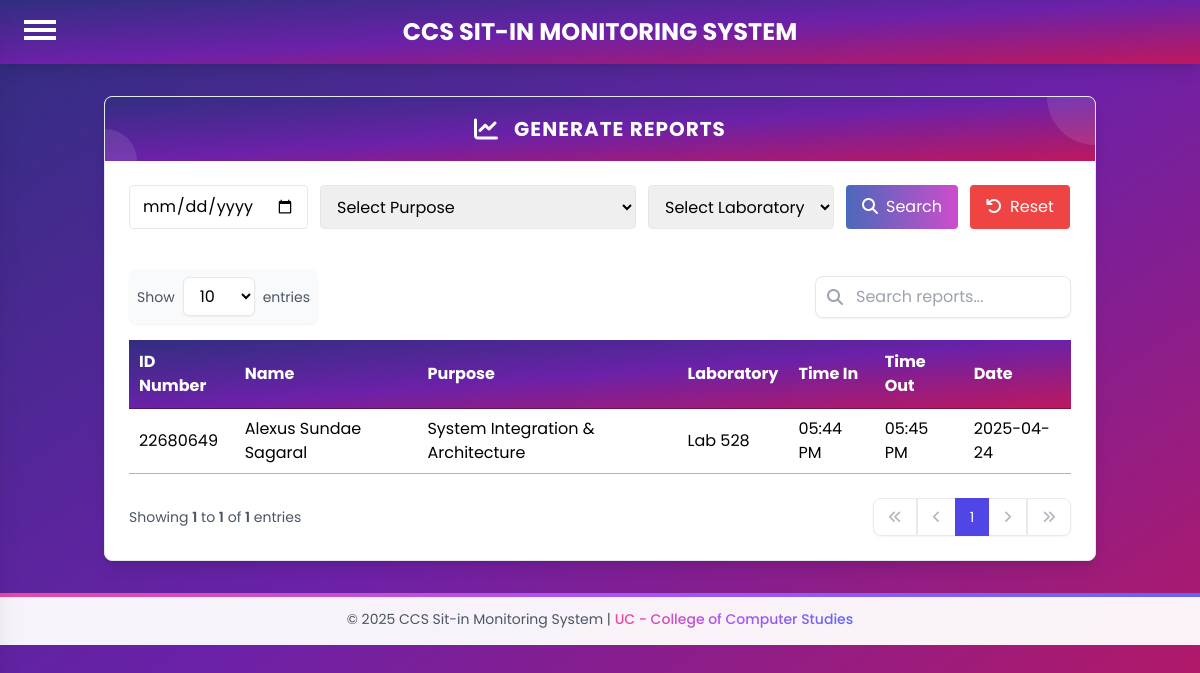
The app's page /admin/admin_reports.php (signed in), older data.
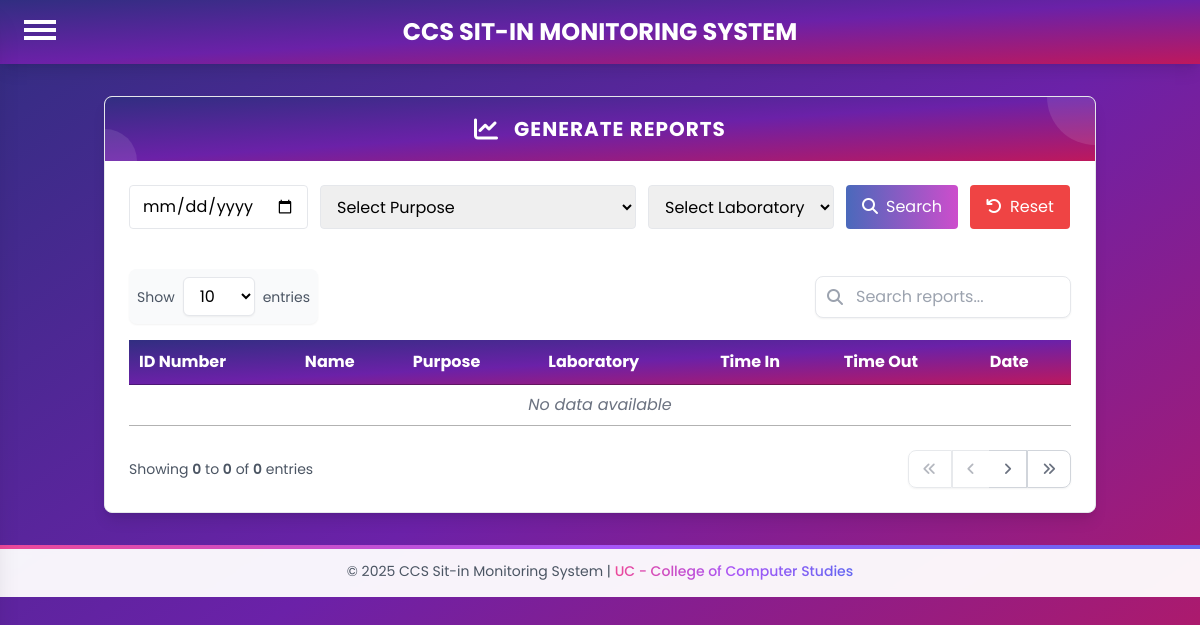
The same page, newer data.
### tables this page shows
CREATE TABLE `curr_sitin` (
  `SITIN_ID` int(11) NOT NULL,
  `IDNO` int(11) NOT NULL,
  `FULL_NAME` varchar(30) NOT NULL,
  `PURPOSE` enum('C Programming','C++ Programming','C# Programming','Java Programming','Php Programming','Python Programming','Database','Digital Logic & Design','Embedded System & IOT','System Integration & Architecture','Computer Application','Web Design & Development','Project Management') NOT NULL,
  `LABORATORY` enum('Lab 517','Lab 524','Lab 526','Lab 528','Lab 530','Lab 542','Lab 544') NOT NULL,
  `TIME_IN` time NOT NULL,
  `TIME_OUT` time DEFAULT NULL,
  `DATE` date NOT NULL,
  `STATUS` varchar(10) NOT NULL DEFAULT 'Active'
);

### admin/admin_reports.php (the view, shortened to what the changed rows need)
<?php
require '../db.php';
$entries_per_page = isset($_GET['entries']) ? (int)$_GET['entries'] : 10;
$current_page = isset($_GET['page']) ? (int)$_GET['page'] : 1;
$offset = ($current_page - 1) * $entries_per_page;
$count_query = "SELECT COUNT(*) as total FROM curr_sitin";
$count_result = mysqli_query($conn, $count_query);
$count_row = mysqli_fetch_assoc($count_result);
$total_records = $count_row['total'];
$total_pages = ceil($total_records / $entries_per_page);
?>
<!DOCTYPE html>
<html lang="en">
<head>
    <link rel="stylesheet" href="https://cdnjs.cloudflare.com/ajax/libs/font-awesome/6.4.0/css/all.min.css">
    <script src="https://cdn.tailwindcss.com"></script>
    <link rel="stylesheet" type="text/css" href="https://cdn.datatables.net/1.11.3/css/jquery.dataTables.css">
    <link rel="stylesheet" type="text/css" href="https://cdn.datatables.net/buttons/2.0.1/css/buttons.dataTables.min.css">
</head>
<body class="bg-gradient-to-br from-indigo-900 via-purple-800 to-pink-700 min-h-screen font-poppins">
    <div class="container mx-auto px-4 mt-8">
        <div class="bg-white rounded-lg shadow-lg overflow-hidden border border-gray-200">
        <div class="text-white p-4 flex items-center justify-center relative overflow-hidden" style="background: linear-gradient(to bottom right, rgb(49, 46, 129), rgb(107, 33, 168), rgb(190, 24, 93))">
                <h2 class="text-xl font-bold tracking-wider uppercase relative z-10">Generate Reports</h2>
            </div>
            <div class="p-6">
                <?php
                $filter_query = "SELECT IDNO, FULL_NAME, PURPOSE, LABORATORY, TIME_IN, TIME_OUT, DATE FROM curr_sitin WHERE 1=1";
                $params = [];
                $types = '';
                $filter_query .= " ORDER BY DATE DESC LIMIT ? OFFSET ?";
                $params[] = $entries_per_page;
                $params[] = $offset;
                $types .= 'ii';
                $stmt = $conn->prepare($filter_query);
                $stmt->bind_param($types, ...$params);
                $stmt->execute();
                $result = $stmt->get_result();
                ?>
                <div class="overflow-x-auto">
                    <table id="reportsTable" class="min-w-full">
                    <thead style="background: linear-gradient(to bottom right, rgb(49, 46, 129), rgb(107, 33, 168), rgb(190, 24, 93));" class="text-white">
                            <tr>
                                <th class="px-6 py-3 text-left">ID Number</th>
                                <th class="px-6 py-3 text-left">Name</th>
                                <th class="px-6 py-3 text-left">Purpose</th>
                                <th class="px-6 py-3 text-left">Laboratory</th>
                                <th class="px-6 py-3 text-left">Time In</th>
                                <th class="px-6 py-3 text-left">Time Out</th>
                                <th class="px-6 py-3 text-left">Date</th>
                            </tr>
                        </thead>
                        <tbody class="bg-white">
                            <?php
                            if (mysqli_num_rows($result) > 0) {
                                while ($row = mysqli_fetch_assoc($result)) {
                                    $time_in = date('h:i A', strtotime($row['TIME_IN']));
                                    $time_out = $row['TIME_OUT'] ? date('h:i A', strtotime($row['TIME_OUT'])) : 'Active';
                                    echo "<tr class='border-b hover:bg-gray-50'>";
                                    echo "<td class='px-6 py-4'>" . $row['IDNO'] . "</td>";
                                    echo "<td class='px-6 py-4'>" . $row['FULL_NAME'] . "</td>";
                                    echo "<td class='px-6 py-4'>" . $row['PURPOSE'] . "</td>";
                                    echo "<td class='px-6 py-4'>" . $row['LABORATORY'] . "</td>";
                                    echo "<td class='px-6 py-4'>" . $time_in . "</td>";
                                    echo "<td class='px-6 py-4'>" . $time_out . "</td>";
                                    echo "<td class='px-6 py-4'>" . $row['DATE'] . "</td>";
                                    echo "</tr>";
                                }
                            } else {
                                echo "<tr class='border-b hover:bg-gray-50'>";
                                echo "<td colspan='7' class='px-6 py-4 text-center text-gray-500 italic'>No data available</td>";
                                echo "</tr>";
                            }
                            ?>
                        </tbody>
                    </table>
                </div>
                <div class="flex flex-col md:flex-row md:justify-between md:items-center mt-6 gap-4">
                    <div class="text-gray-600 text-sm">
                        <?php
                        $start_entry = $total_records > 0 ? $offset + 1 : 0;
                        $end_entry = min($offset + $entries_per_page, $total_records);
                        echo "Showing <span class='font-semibold'>$start_entry</span> to <span class='font-semibold'>$end_entry</span> of <span class='font-semibold'>$total_records</span> entries";
                        ?>
                    </div>
                    <div class="inline-flex rounded-lg shadow-sm">
                        <?php
                        echo "<button onclick=\"changePage(1)\" " . ($current_page == 1 ? 'disabled' : '') . "
                              class=\"px-3.5 py-2 text-sm bg-white border border-gray-300 rounded-l-lg hover:bg-gray-50 text-gray-500" .
                              ($current_page == 1 ? ' opacity-50 cursor-not-allowed' : '') . "\">
                              <i class=\"fas fa-angles-left\"></i>
                          </button>";
                        $prev_page = max(1, $current_page - 1);
                        echo "<button onclick=\"changePage($prev_page)\" " . ($current_page == 1 ? 'disabled' : '') . "
                              class=\"px-3.5 py-2 text-sm bg-white border-t border-b border-l border-gray-300 hover:bg-gray-50 text-gray-500" .
                              ($current_page == 1 ? ' opacity-50 cursor-not-allowed' : '') . "\">
                              <i class=\"fas fa-angle-left\"></i>
                          </button>";
                        for($i = 1; $i <= $total_pages; $i++) {
                            if($i == $current_page) {
                                echo "<button class=\"px-3.5 py-2 text-sm bg-indigo-600 text-white border border-indigo-600\">$i</button>";
                            } else {
                                echo "<button onclick=\"changePage($i)\"
                                      class=\"px-3.5 py-2 text-sm bg-white border border-gray-300 hover:bg-gray-50 text-gray-700\">$i</button>";
                            }
                        }
                        $next_page = min($total_pages, $current_page + 1);
                        echo "<button onclick=\"changePage($next_page)\" " . ($current_page == $total_pages ? 'disabled' : '') . "
                              class=\"px-3.5 py-2 text-sm bg-white border-t border-b border-r border-gray-300 hover:bg-gray-50 text-gray-500" .
                              ($current_page == $total_pages ? ' opacity-50 cursor-not-allowed' : '') . "\">
                              <i class=\"fas fa-angle-right\"></i>
                          </button>";
                        echo "<button onclick=\"changePage($total_pages)\" " . ($current_page == $total_pages ? 'disabled' : '') . "
                              class=\"px-3.5 py-2 text-sm bg-white border border-gray-300 rounded-r-lg hover:bg-gray-50 text-gray-500" .
                              ($current_page == $total_pages ? ' opacity-50 cursor-not-allowed' : '') . "\">
                              <i class=\"fas fa-angles-right\"></i>
                          </button>";
                        ?>
                    </div>
                </div>
            </div>
        </div>
    </div>
</body>
</html>

Row changes from the older to the newer data that the page shows:
removed curr_sitin: IDNO "22680649", FULL_NAME "Alexus Sundae Sagaral", PURPOSE "System Integration & Architecture", LABORATORY "Lab 528", TIME_IN "05:44 PM", TIME_OUT "05:45 PM", DATE "2025-04-24"
Text that changed along with them:
$start_entry: "1" → "0"
$end_entry: "1" → "0"
$total_records: "1" → "0"
text now shown: "No data available"
list line gone: "1"
